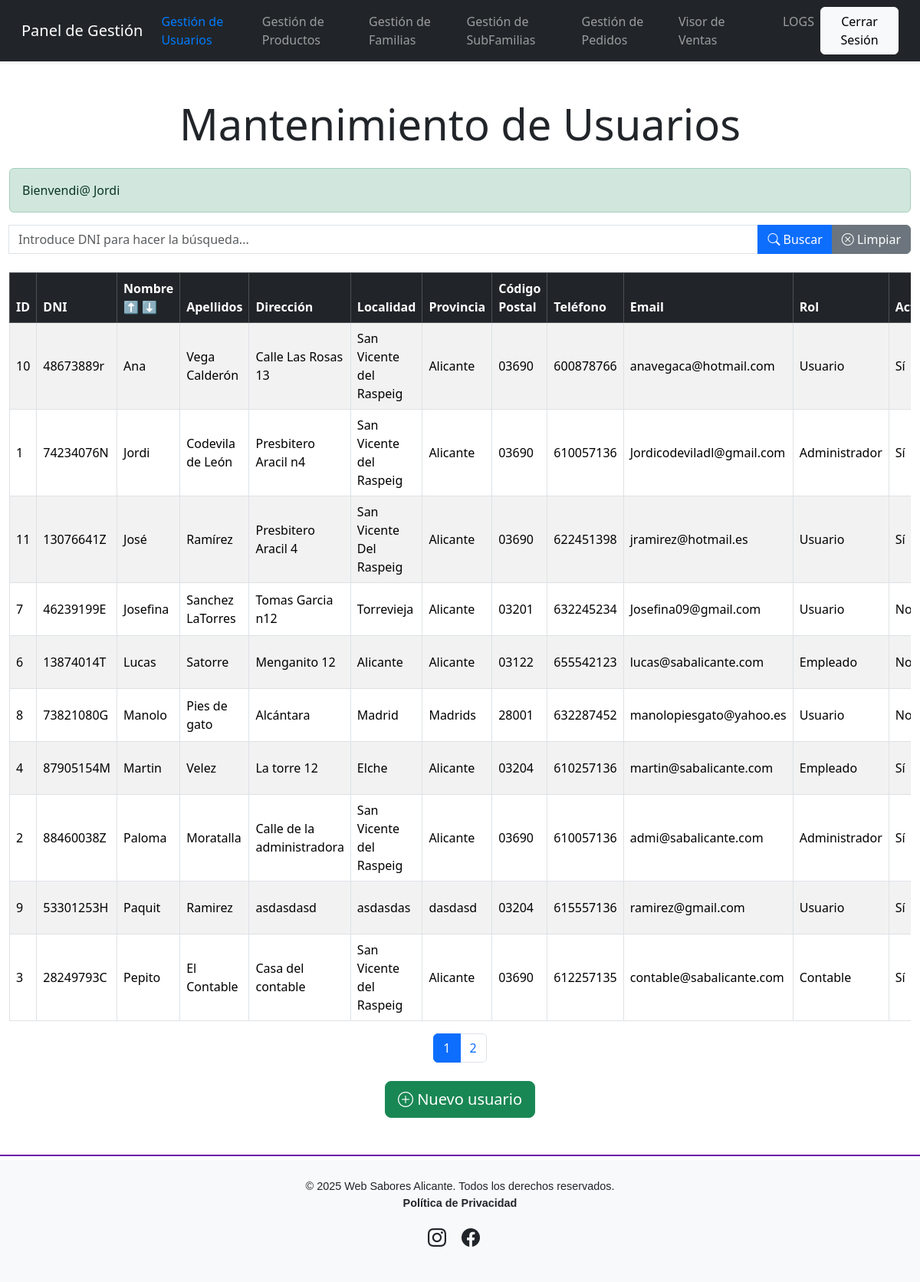
The page /mantenimiento_usuarios.php (signed in) on the database its author committed.
### tables this page shows
CREATE TABLE `usuarios` (
  `id` int(11) NOT NULL,
  `clave` varchar(255) NOT NULL,
  `dni` varchar(9) NOT NULL,
  `nombre` varchar(50) NOT NULL,
  `apellidos` varchar(125) NOT NULL,
  `direccion` varchar(255) NOT NULL,
  `localidad` varchar(50) NOT NULL,
  `provincia` varchar(50) NOT NULL,
  `cp` char(5) NOT NULL,
  `telefono` varchar(15) NOT NULL,
  `email` varchar(125) NOT NULL,
  `rol` enum('Usuario','Empleado','Administrador','Contable') NOT NULL DEFAULT 'Usuario',
  `activo` tinyint(1) NOT NULL DEFAULT 1
);

### htdocs/gestores/gestor_usuarios.php (called while the page is built, shortened)
<?php
class Usuario
{
    private $id;
    private $dni;
    private $nombre;
    private $apellidos;
    private $direccion;
    private $localidad;
    private $provincia;
    private $cp;
    private $telefono;
    private $email;
    private $rol;
    private $activo;
    public function __construct($id, $clave, $dni, $nombre, $apellidos, $direccion, $localidad, $provincia, $cp, $telefono, $email, $rol, $activo)
    {
        $this->id = $id;
        $this->dni = $dni;
        $this->nombre = $nombre;
        $this->apellidos = $apellidos;
        $this->direccion = $direccion;
        $this->localidad = $localidad;
        $this->provincia = $provincia;
        $this->cp = $cp;
        $this->telefono = $telefono;
        $this->email = $email;
        $this->rol = $rol;
        $this->activo = $activo;
    }
    public function getId()
    {
        return $this->id;
    }
    public function getDni()
    {
        return $this->dni;
    }
    public function getNombre()
    {
        return $this->nombre;
    }
    public function getApellidos()
    {
        return $this->apellidos;
    }
    public function getDireccion()
    {
        return $this->direccion;
    }
    public function getLocalidad()
    {
        return $this->localidad;
    }
    public function getProvincia()
    {
        return $this->provincia;
    }
    public function getCp()
    {
        return $this->cp;
    }
    public function getTelefono()
    {
        return $this->telefono;
    }
    public function getEmail()
    {
        return $this->email;
    }
    public function getRol()
    {
        return $this->rol;
    }
    public function getActivo()
    {
        return $this->activo;
    }
}
class GestorUsuarios
{
    private $pdo;
    public function __construct($pdo)
    {
        $this->pdo = $pdo;
    }
    public function mostrar_usuarios($buscar = '', $ordenar = 'ASC')
    {
        try {
            $registros = 10;
            $pagina = isset($_GET["pagina"]) && is_numeric($_GET["pagina"]) && $_GET["pagina"] > 0 ? (int)$_GET["pagina"] : 1;
            $inicio = ($pagina - 1) * $registros;
            if (!empty($buscar)) {
                $query = "SELECT * FROM usuarios WHERE dni LIKE :buscar ORDER BY nombre $ordenar LIMIT :inicio, :registros";
                $stmt = $this->pdo->prepare($query);
                $stmt->bindValue(':buscar', '%' . $buscar . '%', PDO::PARAM_STR);
            } else {
                $query = "SELECT * FROM usuarios ORDER BY nombre $ordenar LIMIT :inicio, :registros";
                $stmt = $this->pdo->prepare($query);
            }
            $stmt->bindParam(':inicio', $inicio, PDO::PARAM_INT);
            $stmt->bindParam(':registros', $registros, PDO::PARAM_INT);
            $stmt->execute();
            $usuarios = [];
            $resultado = $stmt->fetchAll(PDO::FETCH_OBJ);
            foreach ($resultado as $usuario) {
                $usuarios[] = new Usuario(
                    $usuario->id,
                    $usuario->clave,
                    $usuario->dni,
                    $usuario->nombre,
                    $usuario->apellidos,
                    $usuario->direccion,
                    $usuario->localidad,
                    $usuario->provincia,
                    $usuario->cp,
                    $usuario->telefono,
                    $usuario->email,
                    $usuario->rol,
                    $usuario->activo
                );
            }
            if (!empty($buscar)) {
                $query_contar = "SELECT COUNT(*) FROM usuarios WHERE dni LIKE :buscar";
                $stmt_contar = $this->pdo->prepare($query_contar);
                $stmt_contar->bindValue(':buscar', '%' . $buscar . '%', PDO::PARAM_STR);
            } else {
                $query_contar = "SELECT COUNT(*) FROM usuarios";
                $stmt_contar = $this->pdo->query($query_contar);
            }
            $stmt_contar->execute();
            $num_total_registros = $stmt_contar->fetchColumn();
            $total_paginas = ceil($num_total_registros / $registros);
            return [$usuarios, $total_paginas];
        } catch (PDOException $e) {
            throw new Exception('Error usuarios: ' . $e->getMessage());
        }
    }
}

### htdocs/mantenimiento_usuarios.php (the view, shortened to what this page needs)
<?php
include_once "includes/header.php";
$rol = $_SESSION['rol'];
$gestorUsuarios = new GestorUsuarios($pdo);
$buscar = isset($_POST['dni']) ? $_POST['dni'] : '';
$ordenar = isset($_GET['ordenar']) ? $_GET['ordenar'] : 'ASC';
list($usuarios, $total_paginas) = $gestorUsuarios->mostrar_usuarios($buscar, $ordenar);
?>
<div class="container-fluid py-5">
    <h1 class="text-center display-4 mb-4">Mantenimiento de Usuarios</h1>
    <?php include_once 'config/procesa_errores.php'; ?>
    <form method="POST" action="mantenimiento_usuarios.php" class="mb-4">
        <div class="input-group">
            <input type="text" id="buscar" name="dni" class="form-control"
                placeholder="Introduce DNI para hacer la búsqueda..."
                value="<?php echo htmlspecialchars($buscar); ?>" aria-label="Buscar por DNI">
            <button type="submit" class="btn btn-primary" aria-label="Buscar">
                <i class="bi bi-search"></i> Buscar
            </button>
            <a href="mantenimiento_usuarios.php" class="btn btn-secondary" aria-label="Limpiar búsqueda">
                <i class="bi bi-x-circle"></i> Limpiar
            </a>
        </div>
    </form>
    <div class="table-responsive">
        <table class="table table-striped table-bordered table-hover align-middle">
            <thead class="table-dark">
                <tr>
                    <th>ID</th>
                    <th>DNI</th>
                    <th>Nombre
                        <a href="mantenimiento_usuarios.php?ordenar=ASC&buscar=<?php echo urlencode($buscar); ?>"
                            class="text-decoration-none" aria-label="Ordenar ascendentemente">⬆️</a>
                        <a href="mantenimiento_usuarios.php?ordenar=DESC&buscar=<?php echo urlencode($buscar); ?>"
                            class="text-decoration-none" aria-label="Ordenar descendentemente">⬇️</a>
                    </th>
                    <th>Apellidos</th>
                    <th>Dirección</th>
                    <th>Localidad</th>
                    <th>Provincia</th>
                    <th>Código Postal</th>
                    <th>Teléfono</th>
                    <th>Email</th>
                    <th>Rol</th>
                    <th>Activo</th>
                </tr>
            </thead>
            <tbody>
                <?php if (!empty($usuarios)): ?>
                    <?php foreach ($usuarios as $usuario): ?>
                        <tr>
                            <td><?php echo htmlspecialchars($usuario->getId()); ?></td>
                            <td><?php echo htmlspecialchars($usuario->getDni()); ?></td>
                            <td><?php echo htmlspecialchars($usuario->getNombre()); ?></td>
                            <td><?php echo htmlspecialchars($usuario->getApellidos()); ?></td>
                            <td><?php echo htmlspecialchars($usuario->getDireccion()); ?></td>
                            <td><?php echo htmlspecialchars($usuario->getLocalidad()); ?></td>
                            <td><?php echo htmlspecialchars($usuario->getProvincia()); ?></td>
                            <td><?php echo htmlspecialchars($usuario->getCp()); ?></td>
                            <td><?php echo htmlspecialchars($usuario->getTelefono()); ?></td>
                            <td><?php echo htmlspecialchars($usuario->getEmail()); ?></td>
                            <td><?php echo htmlspecialchars($usuario->getRol()); ?></td>
                            <td><?php echo $usuario->getActivo() ? 'Sí' : 'No'; ?></td>
                        </tr>
                    <?php endforeach; ?>
                <?php else: ?>
                    <tr>
                        <td colspan="14" class="text-center">No se encontraron usuarios.</td>
                    </tr>
                <?php endif; ?>
            </tbody>
        </table>
    </div>
    <?php if ($rol === 'Administrador' && empty($buscar) && $total_paginas > 1): ?>
        <nav>
            <ul class="pagination justify-content-center">
                <?php for ($i = 1; $i <= $total_paginas; $i++): ?>
                    <li class="page-item <?php echo ($pagina == $i) ? 'active' : ''; ?>">
                        <a class="page-link" href="?pagina=<?php echo $i; ?>&buscar=<?php echo urlencode($buscar); ?>&ordenar=<?php echo urlencode($ordenar); ?>">
                            <?php echo $i; ?>
                        </a>
                    </li>
                <?php endfor; ?>
            </ul>
        </nav>
    <?php endif; ?>
    <?php if ($rol === 'Administrador'): ?>
        <div class="text-center mt-4">
            <button type="button" onclick="window.location.href='nuevo_usuario.php'"
                class="btn btn-success btn-lg" aria-label="Nuevo usuario">
                <i class="bi bi-plus-circle"></i> Nuevo usuario
            </button>
        </div>
    <?php endif; ?>
</div>
<?php include_once "includes/footer.php"; ?>

### htdocs/estilos/styles.css (style rules this page uses)
body { font-family: 'Roboto', sans-serif; background-color: #f8f9fa; display: flex; flex-direction: column; min-height: 100vh; margin: 0; }
form .form-control { border-radius: 20px; box-shadow: none; }
form button { border-radius: 20px; padding: 10px 20px; }

### rows shown on the page
usuarios: id "10", dni "48673889r", nombre "Ana", apellidos "Vega Calderón", direccion "Calle Las Rosas 13", localidad "San Vicente del Raspeig", provincia "Alicante", cp "03690", telefono "600878766", email "anavegaca@hotmail.com", rol "Usuario", activo "Sí"
usuarios: id "1", dni "74234076N", nombre "Jordi", apellidos "Codevila de León", direccion "Presbitero Aracil n4", localidad "San Vicente del Raspeig", provincia "Alicante", cp "03690", telefono "610057136", email "Jordicodeviladl@gmail.com", rol "Administrador", activo "Sí"
usuarios: id "11", dni "13076641Z", nombre "José", apellidos "Ramírez", direccion "Presbitero Aracil 4", localidad "San Vicente Del Raspeig", provincia "Alicante", cp "03690", telefono "622451398", email "jramirez@hotmail.es", rol "Usuario", activo "Sí"
usuarios: id "7", dni "46239199E", nombre "Josefina", apellidos "Sanchez LaTorres", direccion "Tomas Garcia n12", localidad "Torrevieja", provincia "Alicante", cp "03201", telefono "632245234", email "Josefina09@gmail.com", rol "Usuario", activo "No"
usuarios: id "6", dni "13874014T", nombre "Lucas", apellidos "Satorre", direccion "Menganito 12", localidad "Alicante", provincia "Alicante", cp "03122", telefono "655542123", email "lucas@sabalicante.com", rol "Empleado", activo "No"
usuarios: id "8", dni "73821080G", nombre "Manolo", apellidos "Pies de gato", direccion "Alcántara", localidad "Madrid", provincia "Madrids", cp "28001", telefono "632287452", email "manolopiesgato@yahoo.es", rol "Usuario", activo "No"
usuarios: id "4", dni "87905154M", nombre "Martin", apellidos "Velez", direccion "La torre 12", localidad "Elche", provincia "Alicante", cp "03204", telefono "610257136", email "martin@sabalicante.com", rol "Empleado", activo "Sí"
usuarios: id "2", dni "88460038Z", nombre "Paloma", apellidos "Moratalla", direccion "Calle de la administradora", localidad "San Vicente del Raspeig", provincia "Alicante", cp "03690", telefono "610057136", email "admi@sabalicante.com", rol "Administrador", activo "Sí"
usuarios: id "9", dni "53301253H", nombre "Paquit", apellidos "Ramirez", direccion "asdasdasd", localidad "asdasdas", provincia "dasdasd", cp "03204", telefono "615557136", email "ramirez@gmail.com", rol "Usuario", activo "Sí"
usuarios: id "3", dni "28249793C", nombre "Pepito", apellidos "El Contable", direccion "Casa del contable", localidad "San Vicente del Raspeig", provincia "Alicante", cp "03690", telefono "612257135", email "contable@sabalicante.com", rol "Contable", activo "Sí"

### other values the page prints
$_SESSION['mensaje'] "Bienvendi@ Jordi"
